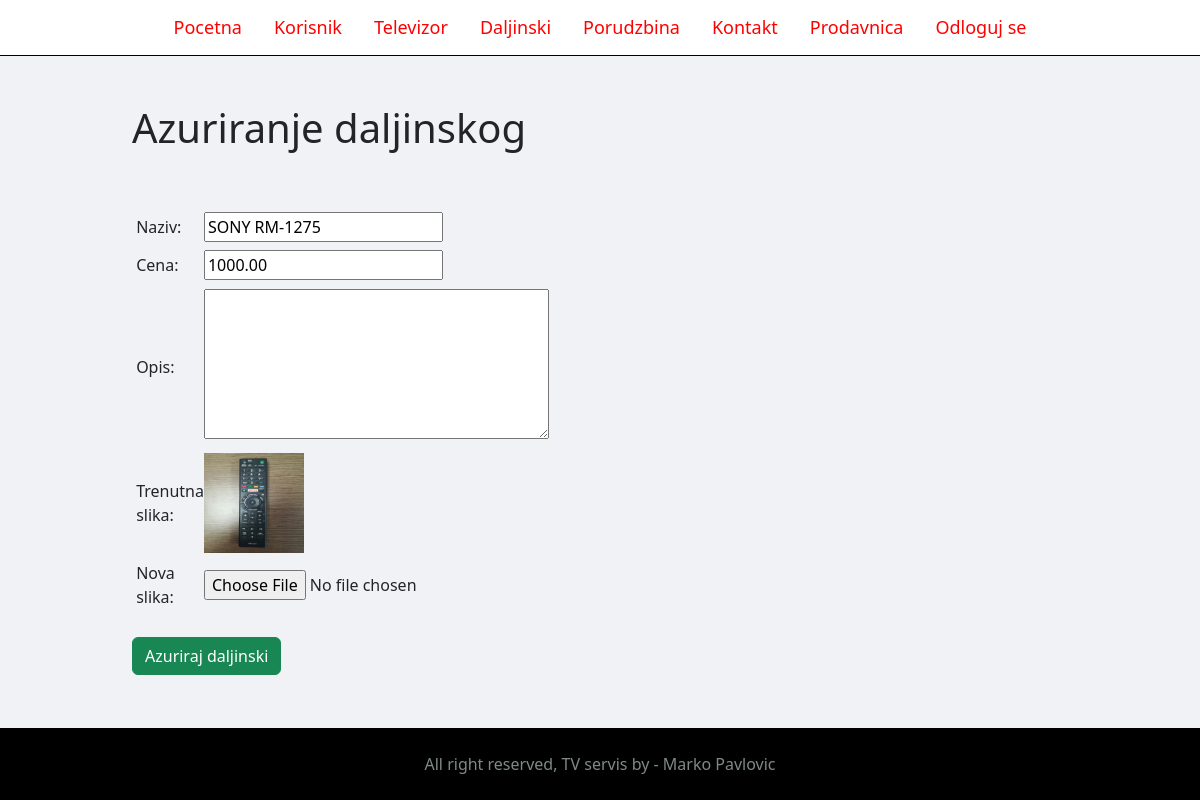
Screenshot of /admin/daljinski-update.php?id=5 (signed in) with the database file from the repository.
### tables this page shows
CREATE TABLE `daljinski` (
  `id` int(10) UNSIGNED NOT NULL,
  `daljnaziv` varchar(50) NOT NULL,
  `cena` decimal(10,2) NOT NULL,
  `opis` varchar(100) DEFAULT NULL,
  `slika` varchar(50) NOT NULL
);

### admin/daljinski-update.php (the view, shortened to what this page needs)
<?php include 'partials/menu.php';?>
<div class="main-content">
  <div class="wrapper">
        <header>
        <h1>Azuriranje daljinskog</h1>
        </header>
        <br /><br />
        <?php
            $id=$_GET['id'];
            $sql="select daljnaziv,cena,opis,slika from daljinski where id=$id";
            $result=$mysqli->query($sql);
            if($result->num_rows==0)
            {
                $_SESSION['message']="Ne postoji daljinski sa datim id-om.";
                $_SESSION['tip']=false;
                header("Location:daljinski.php");
            }
            else
            {
                $row=$result->fetch_assoc();
        ?>
        <form method="post" action="" enctype="multipart/form-data">
            <table class="tbl-30">
                <tr>
                    <td><label for="naziv">Naziv:</label></td>
                    <td>
                        <input type="text" name="naziv" id="naziv" value="<?php echo $row['daljnaziv']; ?>" required />
                    </td>
                </tr>
                <tr>
                    <td><label for="cena">Cena:</label></td>
                    <td>
                        <input type="number" name="cena" id="cena" value="<?php echo $row['cena']; ?>" required />
                    </td>
                </tr>
                <tr>
                    <td><label for="opis">Opis:</label></td>
                    <td>
                        <textarea name="opis" id="opis" cols="35" rows="6"><?php echo $row['opis']; ?></textarea>
                    </td>
                </tr>
                <tr>
                    <td><label for="trenutna">Trenutna slika:</label></td>
                    <td>
                            <?php
                                if($row['slika']=="")
                                {
                                    echo "<div style='color:red;'>Slika nije dostupna.</div>";
                                }
                                else
                                {
                                    echo "<img src='../images/daljinski/".$row['slika']."' alt='Slika daljinskog' width='100' height='100'>";
                                }
                            ?>
                    </td>
                </tr>
                <tr>
                    <td><label for="nova">Nova slika:</label></td>
                    <td>
                        <input type="file" name="nova" id="nova" />
                    </td>
                </tr>
            </table>
            <?php } ?>
            <br />
            <input
                type="submit"
                value="Azuriraj daljinski"
                name="azuriraj"
                class="btn btn-success"
            />
        </form>
    </div>
</div>
<?php include 'partials/footer.php';?>

### css/admin.css (style rules this page uses)
.telo { background-color:#f1f2f6; }
.main-content { padding: 3% 0; }
.wrapper { padding: 1%; width: 80%; margin: 0 auto; }
.tbl-30 { width: 30%; }
td { padding: 1%; }

### rows the page displays
daljinski: naziv "SONY RM-1275", cena "1000.00", slika (picture)
